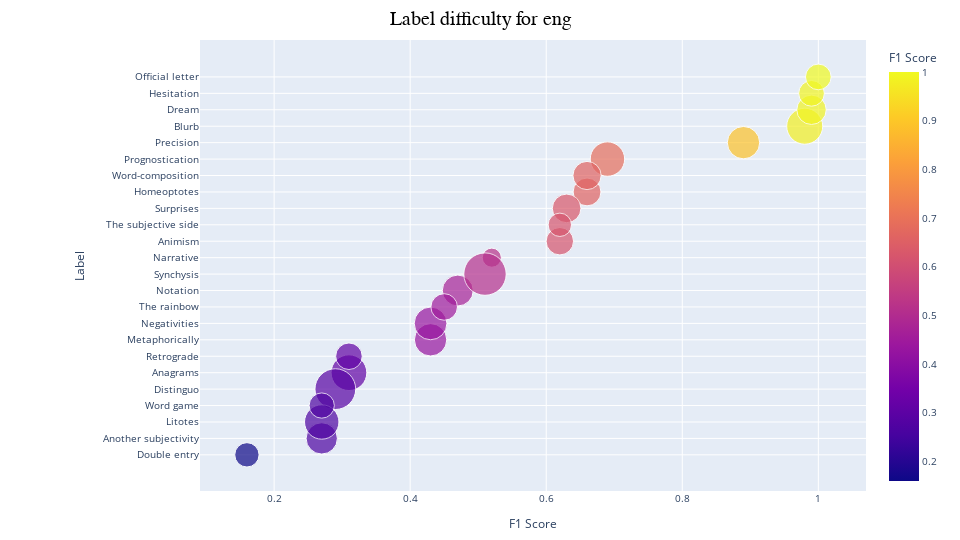

Write notebook code for a chart like this one.
### Code cell
# bubble chart!

# dirty fix: scale down for smaller bubbles (there's probably a better way to do this)
label_metrics_eng['Scaled Total Count'] = label_metrics_eng['Total Count'] / 10

# bubble chart
fig = px.scatter(label_metrics_eng, 
                 x='F1 Score', 
                 y='Label', 
                 size='Scaled Total Count', 
                 color='F1 Score',
                 title=f'Label difficulty for {language_code}',
                 labels={'F1 Score': 'F1 Score', 'Label': 'Label'},
                 size_max=30,  # max size to get smaller bubbles
                 orientation='h')

# custom hover template html
hover_template = (
    '<b>Label:</b> %{y}<br>' +
    '<b>Total count:</b> %{customdata[0]}<br>' +
    '<b>Count false:</b> %{customdata[1]}<br>' +
    '<b>Precision:</b> %{customdata[2]}<br>' +
    '<b>Recall:</b> %{customdata[3]}<br>' +
    '<b>F1 score:</b> %{x}<br>'
)

# update with custom hover template!
fig.update_traces(
    hovertemplate=hover_template,
    customdata=label_metrics_eng[['Total Count', 'Count False', 'Precision', 'Recall']]
)

# viz
fig.update_layout(
    title={
        'text': f'Label difficulty for {language_code}',
        'y': 0.98,  # position the title above the plot
        'x': 0.5,   # center
        'xanchor': 'center',
        'yanchor': 'top',
        'font': {'size': 20, 'color': 'black', 'family': 'Arial'}
    },
    xaxis_title='F1 Score',
    #yaxis_title='Label', # self-explanatory, dont mneed it 
    showlegend=False,
    hovermode='closest',
    yaxis={'categoryorder':'total ascending'},  # sort labels
    width=960,
    height=540,  # height of the plot
    margin=dict(l=200, r=20, t=40, b=20),
    font=dict(size=10)
)

# save and show
fig.write_image(f"../results/charts/bubble_label_difficulty_{language_code}.png", scale=5)
fig.show()

### Figure 1 — Plotly figure (JSON) as saved in the notebook; plotly's stock layout.template omitted (floating-point values rounded to 4 significant figures)
{"data": [{"customdata": [[168, 131, 0.54, 0.22], [99, 0, 0.45, 1], [129, 95, 0.28, 0.26], [171, 0, 0.97, 1], [219, 170, 0.41, 0.22], [78, 69, 0.24, 0.12], [114, 3, 1, 0.97], [87, 0, 0.99, 1], [102, 18, 0.55, 0.82], [156, 119, 0.31, 0.24], [138, 98, 0.82, 0.29], [48, 9, 0.38, 0.81], [141, 101, 0.85, 0.28], [126, 87, 0.98, 0.31], [87, 0, 1, 1], [138, 0, 0.8, 1], [156, 72, 0.95, 0.54], [93, 65, 0.32, 0.3], [108, 12, 0.49, 0.89], [237, 42, 0.37, 0.82], [93, 66, 1, 0.29], [72, 5, 0.47, 0.93], [84, 71, 1, 0.15], [105, 17, 0.55, 0.84]], "hovertemplate": "<b>Label:</b> %{y}<br><b>Total count:</b> %{customdata[0]}<br><b>Count false:</b> %{customdata[1]}<br><b>Precision:</b> %{customdata[2]}<br><b>Recall:</b> %{customdata[3]}<br><b>F1 score:</b> %{x}<br>", "legendgroup": "", "marker": {"color": [0.31, 0.62, 0.27, 0.98, 0.29, 0.16, 0.99, 0.99, 0.66, 0.27, 0.43, 0.52, 0.43, 0.47, 1, 0.89, 0.69, 0.31, 0.63, 0.51, 0.45, 0.62, 0.27, 0.66], "coloraxis": "coloraxis", "size": [16.8, 9.9, 12.9, 17.1, 21.9, 7.8, 11.4, 8.7, 10.2, 15.6, 13.8, 4.8, 14.1, 12.6, 8.7, 13.8, 15.6, 9.3, 10.8, 23.7, 9.3, 7.2, 8.4, 10.5], "sizemode": "area", "sizeref": 0.02633, "symbol": "circle"}, "mode": "markers", "name": "", "orientation": "h", "showlegend": false, "type": "scatter", "x": [0.31, 0.62, 0.27, 0.98, 0.29, 0.16, 0.99, 0.99, 0.66, 0.27, 0.43, 0.52, 0.43, 0.47, 1, 0.89, 0.69, 0.31, 0.63, 0.51, 0.45, 0.62, 0.27, 0.66], "xaxis": "x", "y": ["Anagrams", "Animism", "Another subjectivity", "Blurb", "Distinguo", "Double entry", "Dream", "Hesitation", "Homeoptotes", "Litotes", "Metaphorically", "Narrative", "Negativities", "Notation", "Official letter", "Precision", "Prognostication", "Retrograde", "Surprises", "Synchysis", "The rainbow", "The subjective side", "Word game", "Word-composition"], "yaxis": "y"}], "layout": {"coloraxis": {"colorbar": {"title": {"text": "F1 Score"}}, "colorscale": [[0, "#0d0887"], [0.1111, "#46039f"], [0.2222, "#7201a8"], [0.3333, "#9c179e"], [0.4444, "#bd3786"], [0.5556, "#d8576b"], [0.6667, "#ed7953"], [0.7778, "#fb9f3a"], [0.8889, "#fdca26"], [1, "#f0f921"]]}, "font": {"size": 10}, "height": 540, "hovermode": "closest", "legend": {"itemsizing": "constant", "tracegroupgap": 0}, "margin": {"b": 20, "l": 200, "r": 20, "t": 40}, "showlegend": false, "title": {"font": {"color": "black", "family": "Arial", "size": 20}, "text": "Label difficulty for eng", "x": 0.5, "xanchor": "center", "y": 0.98, "yanchor": "top"}, "width": 960, "xaxis": {"anchor": "y", "domain": [0, 1], "title": {"text": "F1 Score"}}, "yaxis": {"anchor": "x", "categoryorder": "total ascending", "domain": [0, 1], "title": {"text": "Label"}}}}
